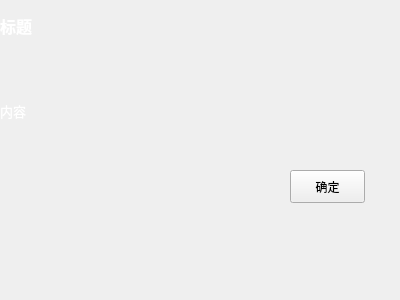
<?xml version="1.0" encoding="UTF-8"?>
<ui version="4.0">
 <class>MessageDialog</class>
 <widget class="QWidget" name="MessageDialog">
  <property name="geometry">
   <rect>
    <x>0</x>
    <y>0</y>
    <width>400</width>
    <height>300</height>
   </rect>
  </property>
  <property name="windowTitle">
   <string>Form</string>
  </property>
  <property name="styleSheet">
   <string notr="true"/>
  </property>
  <widget class="QPushButton" name="btnOk">
   <property name="geometry">
    <rect>
     <x>290</x>
     <y>170</y>
     <width>75</width>
     <height>33</height>
    </rect>
   </property>
   <property name="text">
    <string>确定</string>
   </property>
  </widget>
  <widget class="QLabel" name="contentLbel">
   <property name="geometry">
    <rect>
     <x>0</x>
     <y>50</y>
     <width>401</width>
     <height>121</height>
    </rect>
   </property>
   <property name="palette">
    <palette>
     <active>
      <colorrole role="WindowText">
       <brush brushstyle="SolidPattern">
        <color alpha="255">
         <red>255</red>
         <green>255</green>
         <blue>255</blue>
        </color>
       </brush>
      </colorrole>
     </active>
     <inactive>
      <colorrole role="WindowText">
       <brush brushstyle="SolidPattern">
        <color alpha="255">
         <red>255</red>
         <green>255</green>
         <blue>255</blue>
        </color>
       </brush>
      </colorrole>
     </inactive>
     <disabled>
      <colorrole role="WindowText">
       <brush brushstyle="SolidPattern">
        <color alpha="255">
         <red>120</red>
         <green>120</green>
         <blue>120</blue>
        </color>
       </brush>
      </colorrole>
     </disabled>
    </palette>
   </property>
   <property name="font">
    <font>
     <family>微软雅黑</family>
     <pointsize>10</pointsize>
    </font>
   </property>
   <property name="styleSheet">
    <string notr="true"/>
   </property>
   <property name="text">
    <string>内容</string>
   </property>
  </widget>
  <widget class="QLabel" name="TitleLabel">
   <property name="geometry">
    <rect>
     <x>0</x>
     <y>0</y>
     <width>401</width>
     <height>51</height>
    </rect>
   </property>
   <property name="palette">
    <palette>
     <active>
      <colorrole role="WindowText">
       <brush brushstyle="SolidPattern">
        <color alpha="255">
         <red>255</red>
         <green>255</green>
         <blue>255</blue>
        </color>
       </brush>
      </colorrole>
      <colorrole role="Button">
       <brush brushstyle="SolidPattern">
        <color alpha="255">
         <red>255</red>
         <green>85</green>
         <blue>0</blue>
        </color>
       </brush>
      </colorrole>
      <colorrole role="Base">
       <brush brushstyle="SolidPattern">
        <color alpha="255">
         <red>255</red>
         <green>85</green>
         <blue>0</blue>
        </color>
       </brush>
      </colorrole>
      <colorrole role="Window">
       <brush brushstyle="SolidPattern">
        <color alpha="255">
         <red>255</red>
         <green>85</green>
         <blue>0</blue>
        </color>
       </brush>
      </colorrole>
     </active>
     <inactive>
      <colorrole role="WindowText">
       <brush brushstyle="SolidPattern">
        <color alpha="255">
         <red>255</red>
         <green>255</green>
         <blue>255</blue>
        </color>
       </brush>
      </colorrole>
      <colorrole role="Button">
       <brush brushstyle="SolidPattern">
        <color alpha="255">
         <red>255</red>
         <green>85</green>
         <blue>0</blue>
        </color>
       </brush>
      </colorrole>
      <colorrole role="Base">
       <brush brushstyle="SolidPattern">
        <color alpha="255">
         <red>255</red>
         <green>85</green>
         <blue>0</blue>
        </color>
       </brush>
      </colorrole>
      <colorrole role="Window">
       <brush brushstyle="SolidPattern">
        <color alpha="255">
         <red>255</red>
         <green>85</green>
         <blue>0</blue>
        </color>
       </brush>
      </colorrole>
     </inactive>
     <disabled>
      <colorrole role="WindowText">
       <brush brushstyle="SolidPattern">
        <color alpha="255">
         <red>120</red>
         <green>120</green>
         <blue>120</blue>
        </color>
       </brush>
      </colorrole>
      <colorrole role="Button">
       <brush brushstyle="SolidPattern">
        <color alpha="255">
         <red>255</red>
         <green>85</green>
         <blue>0</blue>
        </color>
       </brush>
      </colorrole>
      <colorrole role="Base">
       <brush brushstyle="SolidPattern">
        <color alpha="255">
         <red>255</red>
         <green>85</green>
         <blue>0</blue>
        </color>
       </brush>
      </colorrole>
      <colorrole role="Window">
       <brush brushstyle="SolidPattern">
        <color alpha="255">
         <red>255</red>
         <green>85</green>
         <blue>0</blue>
        </color>
       </brush>
      </colorrole>
     </disabled>
    </palette>
   </property>
   <property name="font">
    <font>
     <family>微软雅黑</family>
     <pointsize>12</pointsize>
     <weight>75</weight>
     <bold>true</bold>
    </font>
   </property>
   <property name="styleSheet">
    <string notr="true"/>
   </property>
   <property name="text">
    <string>标题</string>
   </property>
  </widget>
 </widget>
 <resources/>
 <connections/>
</ui>
